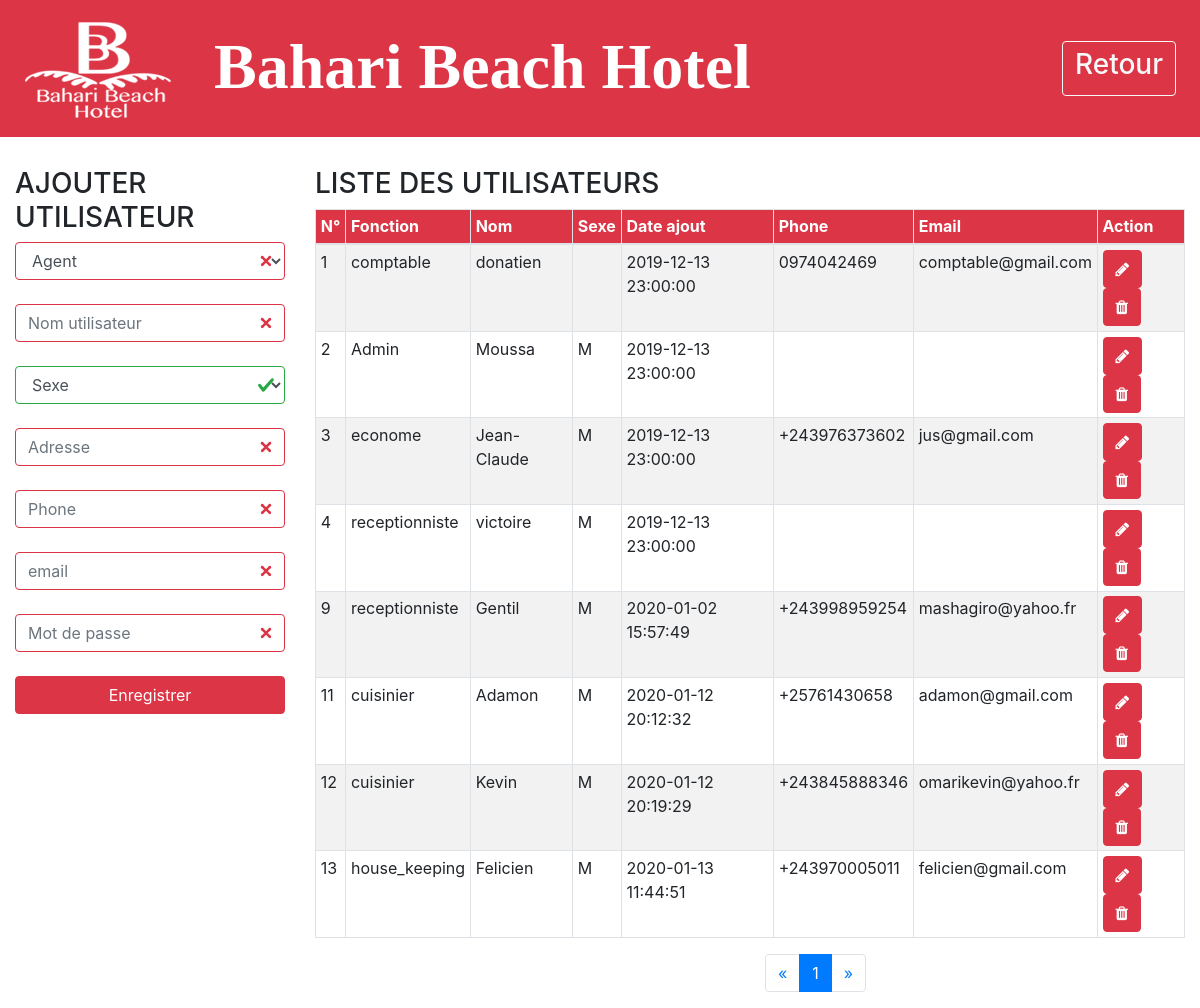
The page /php/pages/users.php (signed in) on the database its author committed.
### tables this page shows
CREATE TABLE IF NOT EXISTS `users` (
  `id_user` int(11) NOT NULL AUTO_INCREMENT,
  `user_function` varchar(100) DEFAULT NULL,
  `user_name` varchar(200) DEFAULT NULL,
  `user_sex` char(1) DEFAULT NULL,
  `user_add_date` timestamp NULL DEFAULT CURRENT_TIMESTAMP,
  `user_phone` varchar(100) DEFAULT NULL,
  `user_email` varchar(100) DEFAULT NULL,
  `user_address` varchar(50) DEFAULT NULL,
  `mdp_user` varchar(10) DEFAULT NULL,
  PRIMARY KEY (`id_user`)
);

### php/pages/users.php (the view, shortened to what this page needs)
<?php
	require_once('bd_cnx.php');
?>
<!DOCTYPE html>
<html>
<head>
	<link rel="stylesheet" type="text/css" href="bootstrap/font-awesome-4.3.0/css/font-awesome.min.css">
	<link rel="stylesheet" type="text/css" href="bootstrap/css/bootstrap.min.css">
	<link rel="stylesheet" type="text/css" href="bootstrap/css/style.css">
</head>
<body>
	<nav class="navbar navbar-expand-lg navbar-dark bg-danger">
		<a class="navbar-brand" href="#"><img src="fichiers/photos/bbh_logos.png" class="bbh">
		</a>
		<div class="collapse navbar-collapse" id="navbarSupportedContent">
			<marquee behavior="alternate" scrollamount="5"><h1 id="h1_bbh_title">Bahari Beach Hotel</h1></marquee>
			<ul class="navbar-nav ml-auto">
				<li class="nav-item active">
					<a class="nav-link" href="../admin.php"><button type="button" class="btn btn-outline-light connexion"><h3>Retour</h3></button><span class="sr-only">(current)</span></a>
				</li>
			</ul>
		</div>
	</nav>
	<div class="container-fluid spacer">
		<div class="row">
			<div class="col-md-3">
		          <h3 class="title">AJOUTER UTILISATEUR</span></h3>
		           <form action="" method="POST" class="was-validated">
		           		<select name="user_function" id="" class="form-control" required="">
		           			<option value="" selected="" disabled="">Agent</option>
		           		</select><br>
		           		<input type="text" name="user_name" class="form-control" placeholder="Nom utilisateur" required="" autocomplete="off"><br>
		           		<select name="user_sex" class="form-control" required="">
		           			<option valu="" selected="" disabled="">Sexe</option>
		           		</select>
		           		<br>
		           		<input type="text" name="user_address" class="form-control" placeholder="Adresse" required="" autocomplete="off"><br>
		           		<input type="tel" name="user_phone" class="form-control" placeholder="Phone" required="" autocomplete="off"><br>
		           		<input type="email" name="user_email" class="form-control" placeholder="email" required="" autocomplete="off"><br>
		           		<input type="password" name="mdp_user" class="form-control" placeholder="Mot de passe" required="" autocomplete="off"><br>
						<button type="submit" class="btn btn-danger btn-block" name="save">Enregistrer</button>
		           </form>
		    </div>
	      <div class="col-md-9">
	          <h3 class="title">LISTE DES UTILISATEURS</span></h3>
	          <div class="row">
	          	 <div class="col-12">
	 				<table id="tab" class="display table table-bordered table-striped table-sm">
		          	<thead>
		          		<tr style="font-weight:bold" class="btn-danger">
                            <th>N°</th>
                            <th>Fonction</th>
                            <th>Nom</th>
                            <th>Sexe</th>
                            <th>Date ajout</th>
                            <th>Phone </th>
                            <th>Email </th>
		          			<td>Action</td>
		          		</tr>
		          	</thead>
		          	<tbody>
		          		<?php
		          			$limit=10;
							$page = isset($_GET['page'])?$_GET['page']:1;
							$start = ($page-1)*$limit;
							$req = $bd->query("SELECT * FROM users LIMIT $start,$limit");
							$res = $bd->query("SELECT count(*) as total FROM users ");
							$don1 = $res->fetch();
							$total = $don1['total'];
							$nbrePage=ceil($total/$limit);
							if ($page==1) {
								$prec = $page;
							}else {
								$prec = $page-1;
							}
							if ($page==$nbrePage) {
								$suiv =$nbrePage;
							}
							else{
								$suiv = $page+1;
							}
		          			while($don=$req->fetch()):
		          				?>
		          		<tr>
                                <td><?php echo $don['id_user'] ?></td>
                                <td><?php echo $don['user_function'] ?></td>
                                <td><?php echo $don['user_name'] ?></td>
                                <td class="text-uppercase"><?php echo $don['user_sex'] ?></td>
                                <td><?php echo $don['user_add_date'] ?></td>
                                <td><?php echo $don['user_phone'] ?></td>
                                <td><?php echo $don['user_email'] ?></td>
								<td>
									<button type="button" class="btn btn-danger editBtn"><span class="fa fa-pencil"></span>
									</button>
									<button type="button" class="btn btn-danger supBtn"><span class="fa fa-trash"></span>
									</button>
								</td>
						</tr>
		          		<?php endwhile;?>
		          	</tbody>
		          </table>
	          	 </div>
	          </div>
	          <div class="row">
	          	 <div class="col-6 offset-6">
	          	 	<nav aria-label="Page navigation example">
	          			<ul class="pagination pg-blue">
			    		<li class="page-item">
			    			<a  class="page-link" aria-label="Previous" href="users.php?page=<?php echo $prec;?>">
			    				<span aria-hidden="true">&laquo;</span>
			    			</a>
			    		</li>
			    		<?php
			    			for($i=1;$i<=$nbrePage;$i++) {
			    		?>
			    		<li class="page-item <?php echo(($page==$i)?'active':'')?>"><a  class="page-link" href="users.php?page=<?php echo $i;?>"><?php echo $i;?></a></li>
			    		<?php
			    		}?>
			    		<li class="page-item">
			    			<a  class="page-link" aria-label="Next" href="users.php?page=<?php echo $suiv;?>">
			    				<span aria-hidden="true">&raquo;</span>
			    			</a>
			    		</li>
			    	</ul>
	          		</nav>
	          	 </div>
	          </div>
	    </div>
			</div>
		</div>
</body>
</html>

### php/pages/users.php (style rules this page uses)
.spacer { margin-top:30px; }
.bbh { width:100%; height:100%; }
#h1_bbh_title { font-family: century gothic; font-size:4em; font-weight: bold; margin-top: 2px; margin-left: 10px; color: white; padding-top: 3px; }

### rows shown on the page
users: id_user "1", user_function "comptable", user_name "donatien", user_add_date "2019-12-13 23:00:00", user_phone "0974042469", user_email "comptable@gmail.com"
users: id_user "2", user_function "Admin", user_name "Moussa", user_sex "M", user_add_date "2019-12-13 23:00:00"
users: id_user "3", user_function "econome", user_name "Jean-Claude", user_sex "M", user_add_date "2019-12-13 23:00:00", user_phone "+243976373602", user_email "jus@gmail.com"
users: id_user "4", user_function "receptionniste", user_name "victoire", user_sex "M", user_add_date "2019-12-13 23:00:00"
users: id_user "9", user_function "receptionniste", user_name "Gentil", user_sex "M", user_add_date "2020-01-02 15:57:49", user_phone "+243998959254", user_email "mashagiro@yahoo.fr"
users: id_user "11", user_function "cuisinier", user_name "Adamon", user_sex "M", user_add_date "2020-01-12 20:12:32", user_phone "+25761430658", user_email "adamon@gmail.com"
users: id_user "12", user_function "cuisinier", user_name "Kevin", user_sex "M", user_add_date "2020-01-12 20:19:29", user_phone "+243845888346", user_email "omarikevin@yahoo.fr"
users: id_user "13", user_function "house_keeping", user_name "Felicien", user_sex "M", user_add_date "2020-01-13 11:44:51", user_phone "+243970005011", user_email "felicien@gmail.com"
